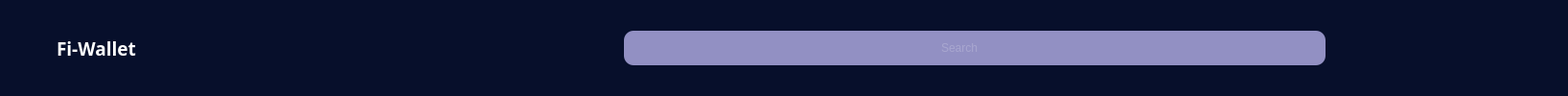
     <widget class="QWidget" name="top_bar_widget" native="true">
      <property name="styleSheet">
       <string notr="true">QWidget{
	background-color:#070F2B;
}
QPushButton{
	border:none;
}
</string>
      </property>
      <layout class="QHBoxLayout" name="horizontalLayout_39">
       <item>
        <layout class="QHBoxLayout" name="horizontalLayout_2">
         <item>
          <widget class="QPushButton" name="slider_button">
           <property name="font">
            <font>
             <family>Poppins</family>
             <pointsize>14</pointsize>
             <weight>75</weight>
             <bold>true</bold>
            </font>
           </property>
           <property name="styleSheet">
            <string notr="true">QPushButton{
	color: white;
	height:42px;
	width: 32px;
	padding-left: 10px;
}</string>
           </property>
           <property name="text">
            <string/>
           </property>
           <property name="icon">
            <iconset resource="dashboard.qrc">
             <normaloff>:/img/img/menu.svg</normaloff>:/img/img/menu.svg</iconset>
           </property>
           <property name="iconSize">
            <size>
             <width>32</width>
             <height>32</height>
            </size>
           </property>
           <property name="checkable">
            <bool>true</bool>
           </property>
           <property name="autoRepeat">
            <bool>false</bool>
           </property>
           <property name="autoExclusive">
            <bool>false</bool>
           </property>
          </widget>
         </item>
         <item>
          <widget class="QPushButton" name="fi_wallet_button">
           <property name="font">
            <font>
             <family>Poppins</family>
             <pointsize>14</pointsize>
             <weight>75</weight>
             <bold>true</bold>
            </font>
           </property>
           <property name="styleSheet">
            <string notr="true">color: white;
height:50px;
text-align: left;</string>
           </property>
           <property name="text">
            <string>Fi-Wallet</string>
           </property>
           <property name="icon">
            <iconset resource="dashboard.qrc">
             <normaloff>:/img/img/fi_wallet.svg</normaloff>:/img/img/fi_wallet.svg</iconset>
           </property>
           <property name="iconSize">
            <size>
             <width>75</width>
             <height>75</height>
            </size>
           </property>
           <property name="checkable">
            <bool>true</bool>
           </property>
           <property name="autoRepeat">
            <bool>false</bool>
           </property>
           <property name="autoExclusive">
            <bool>false</bool>
           </property>
          </widget>
         </item>
        </layout>
       </item>
       <item>
        <spacer name="horizontalSpacer_2">
         <property name="orientation">
          <enum>Qt::Horizontal</enum>
         </property>
         <property name="sizeHint" stdset="0">
          <size>
           <width>503</width>
           <height>20</height>
          </size>
         </property>
        </spacer>
       </item>
       <item>
        <layout class="QHBoxLayout" name="horizontalLayout">
         <property name="spacing">
          <number>0</number>
         </property>
         <item>
          <widget class="QLineEdit" name="search_line_edit">
           <property name="minimumSize">
            <size>
             <width>700</width>
             <height>36</height>
            </size>
           </property>
           <property name="maximumSize">
            <size>
             <width>700</width>
             <height>36</height>
            </size>
           </property>
           <property name="styleSheet">
            <string notr="true">background-color: rgb(146, 144, 195);
font: 14pt &quot;Poppins&quot;;
color:rgba(255,255,255,0.4);
border-top-left-radius: 10px;
border-bottom-left-radius: 10px;
 width: 700px;</string>
           </property>
           <property name="text">
            <string/>
           </property>
           <property name="frame">
            <bool>false</bool>
           </property>
           <property name="alignment">
            <set>Qt::AlignCenter</set>
           </property>
           <property name="readOnly">
            <bool>false</bool>
           </property>
           <property name="placeholderText">
            <string>Search</string>
           </property>
           <property name="clearButtonEnabled">
            <bool>true</bool>
           </property>
          </widget>
         </item>
         <item>
          <widget class="QPushButton" name="search_button">
           <property name="minimumSize">
            <size>
             <width>32</width>
             <height>36</height>
            </size>
           </property>
           <property name="maximumSize">
            <size>
             <width>32</width>
             <height>36</height>
            </size>
           </property>
           <property name="styleSheet">
            <string notr="true">background-color: rgb(146, 144, 195);
border-top-right-radius: 10px;
border-bottom-right-radius: 10px;
height:36px;</string>
           </property>
           <property name="text">
            <string/>
           </property>
           <property name="icon">
            <iconset resource="dashboard.qrc">
             <normaloff>:/img/img/search.svg</normaloff>:/img/img/search.svg</iconset>
           </property>
           <property name="iconSize">
            <size>
             <width>28</width>
             <height>28</height>
            </size>
           </property>
           <property name="checkable">
            <bool>true</bool>
           </property>
           <property name="autoExclusive">
            <bool>true</bool>
           </property>
          </widget>
         </item>
        </layout>
       </item>
       <item>
        <spacer name="horizontalSpacer_55">
         <property name="orientation">
          <enum>Qt::Horizontal</enum>
         </property>
         <property name="sizeHint" stdset="0">
          <size>
           <width>150</width>
           <height>20</height>
          </size>
         </property>
        </spacer>
       </item>
       <item>
        <layout class="QHBoxLayout" name="horizontalLayout_3">
         <item>
          <widget class="QPushButton" name="notification_button">
           <property name="minimumSize">
            <size>
             <width>40</width>
             <height>40</height>
            </size>
           </property>
           <property name="maximumSize">
            <size>
             <width>40</width>
             <height>40</height>
            </size>
           </property>
           <property name="styleSheet">
            <string notr="true">QPushButton{
	wight: 40px;
	height: 40px;
	border-radius:5px;
}
QPushButton:checked{
	background-color:#9290C3;
	color: #9290C3;
	font-weight:bold;
}</string>
           </property>
           <property name="text">
            <string/>
           </property>
           <property name="icon">
            <iconset resource="dashboard.qrc">
             <normaloff>:/img/img/bell.svg</normaloff>:/img/img/bell.svg</iconset>
           </property>
           <property name="iconSize">
            <size>
             <width>25</width>
             <height>25</height>
            </size>
           </property>
           <property name="checkable">
            <bool>true</bool>
           </property>
           <property name="autoExclusive">
            <bool>true</bool>
           </property>
          </widget>
         </item>
         <item>
          <widget class="QPushButton" name="calculator_button">
           <property name="sizePolicy">
            <sizepolicy hsizetype="Minimum" vsizetype="Fixed">
             <horstretch>0</horstretch>
             <verstretch>0</verstretch>
            </sizepolicy>
           </property>
           <property name="minimumSize">
            <size>
             <width>40</width>
             <height>40</height>
            </size>
           </property>
           <property name="maximumSize">
            <size>
             <width>40</width>
             <height>40</height>
            </size>
           </property>
           <property name="styleSheet">
            <string notr="true">QPushButton{
	wight: 40px;
	height: 40px;
	border-radius:5px;
}
QPushButton:checked{
	background-color:#9290C3;
	color: #9290C3;
	font-weight:bold;
}</string>
           </property>
           <property name="text">
            <string/>
           </property>
           <property name="icon">
            <iconset resource="dashboard.qrc">
             <normaloff>:/img/img/calculator.svg</normaloff>:/img/img/calculator.svg</iconset>
           </property>
           <property name="iconSize">
            <size>
             <width>35</width>
             <height>35</height>
            </size>
           </property>
           <property name="checkable">
            <bool>true</bool>
           </property>
           <property name="autoExclusive">
            <bool>true</bool>
           </property>
          </widget>
         </item>
        </layout>
       </item>
      </layout>
     </widget>
